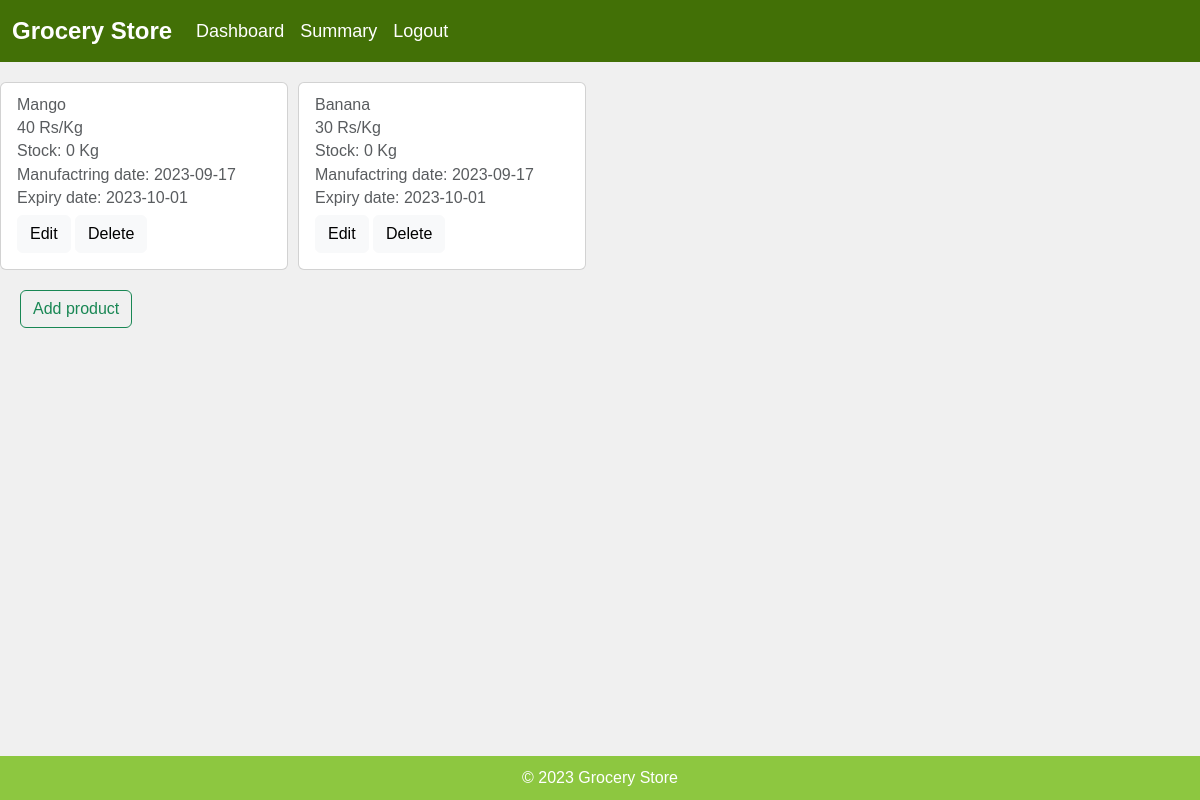
The app's page /product/2 with its own data.
### app.py (models this page shows)
class Product(db.Model, UserMixin):
    __tablename__ = 'product'
    id = db.Column(db.Integer, autoincrement = True ,primary_key=True)
    p_name = db.Column(db.String(100), nullable=False)
    unit = db.Column(db.Integer, nullable=False)
    price = db.Column(db.Integer, nullable=False)
    quantity = db.Column(db.Integer, nullable=False)
    mfd = db.Column(db.DateTime)
    exp = db.Column(db.DateTime)
    c_id = db.Column(db.Integer, db.ForeignKey('category.id', ondelete='CASCADE'))
    category = db.relationship('Category', backref=db.backref('product', lazy=True))

### app.py (the view)
@app.route("/product/<cat_id>", methods=["GET","POST"])
def product(cat_id):
    p = Product.query.filter_by(c_id = cat_id).all()
    d={}
    d['cards']=p
    d['cat_id']=cat_id
    d['n']= True if len(p)>0 else False
    if request.method=="GET":
        return render_template('product.html', cards = d)

### Templates/product.html (shortened to what this page needs)
<!DOCTYPE html>
<html lang="en">
<head>
    <link href="https://cdn.jsdelivr.net/npm/bootstrap@5.3.0-alpha1/dist/css/bootstrap.min.css" rel="stylesheet">
</head>
<body>
<nav class="navbar navbar-expand-lg">
    <div class="container-fluid">
        <a class="navbar-brand" href="#">Grocery Store</a>
        <div class="collapse navbar-collapse" id="navbarNav">
            <ul class="navbar-nav ml-auto">
                <li class="nav-item">
                    <a class="nav-link active" aria-current="page" href="/admin">Dashboard</a>
                </li>
                <li class="nav-item">
                    <a class="nav-link" href="/summary">Summary</a>
                </li>
                <li class="nav-item">
                    <a class="nav-link" href="/logout">Logout</a>
                </li>
            </ul>
        </div>
    </div>
</nav>
<div>
    {% if cards['n'] %}
    <div class="d-flex flex-wrap">
        {% for card in cards['cards'] %}
        <div class="card">
            <div class="card-body">
                <h6 class="card-subtitle mb-2 text-body-secondary">{{ card.p_name }}</h6>
                <h6 class="card-subtitle mb-2 text-body-secondary">{{ card.price }} {{ card.unit }}</h6>
                <h6 class="card-subtitle mb-2 text-body-secondary">Stock: {{ card.quantity }} {{ card.unit | replace('Rs/', '')}}</h6>
                <h6 class="card-subtitle mb-2 text-body-secondary">Manufactring date: {{ card.mfd | replace('00:00:00', '') }}</h6>
                <h6 class="card-subtitle mb-2 text-body-secondary">Expiry date: {{ card.exp | replace('00:00:00', '') }}</h6>
                <a href="/edit_product/{{ card.id }}" class="btn btn-light">Edit</a>
                <a href="/delete_product/{{ card.id }}" onclick="showAlert()" class="btn btn-light">Delete</a>
            </div>
        </div>
        {% endfor %}
    </div>
    {% else %}
    <p>No products in the menu, please add them now.</p>
    {% endif %}
</div>
<div class="content">
    <a href = "/add_product/{{ cards['cat_id'] }}" class = "btn btn-outline-success">Add product</a>
</div>
<div class="footer">
    &copy; 2023 Grocery Store
</div>
</body>
</html>

### Templates/product.html (style rules this page uses)
body { background-color: #f0f0f0; font-family: Arial, Helvetica, sans-serif; margin: 0; display: flex; flex-direction: column; min-height: 100vh; }
.navbar { background-color: #427006; margin-bottom: 20px; }
.navbar-brand { color: #fff; font-size: 24px; font-weight: bold; }
.navbar-nav .nav-item .nav-link { color: #fff; font-size: 18px; }
.content { flex: 1; padding: 20px; }
.card { width: 18rem; margin-right: 10px; }
.footer { background-color: #8dc740; bottom: 0; color: #fff; text-align: center; padding: 10px 0; }

### records on screen
Product: p_name "Mango", price "40", unit "Rs/Kg", quantity "0", unit "Kg", mfd "2023-09-17", exp "2023-10-01"
Product: p_name "Banana", price "30", unit "Rs/Kg", quantity "0", unit "Kg", mfd "2023-09-17", exp "2023-10-01"
